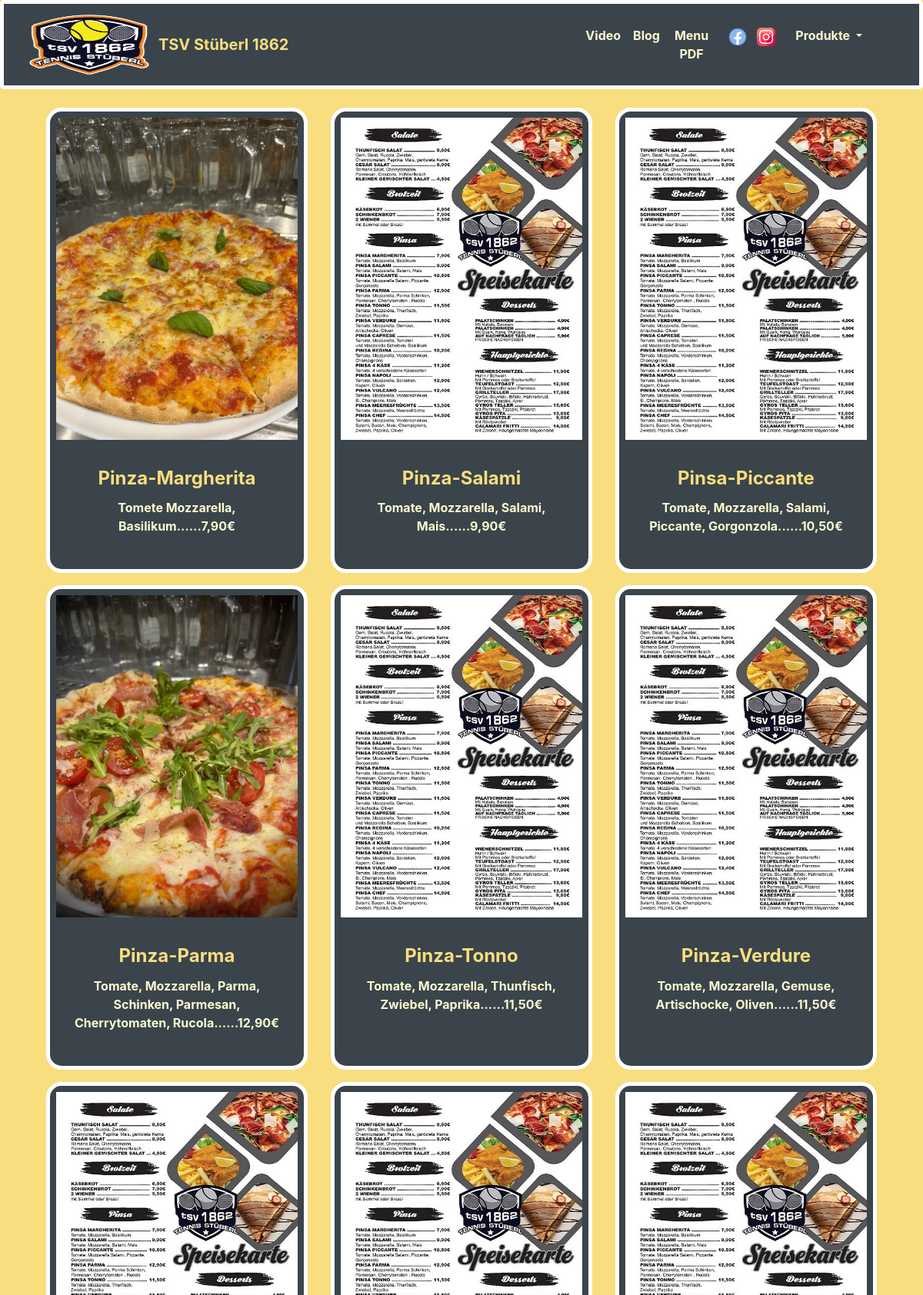
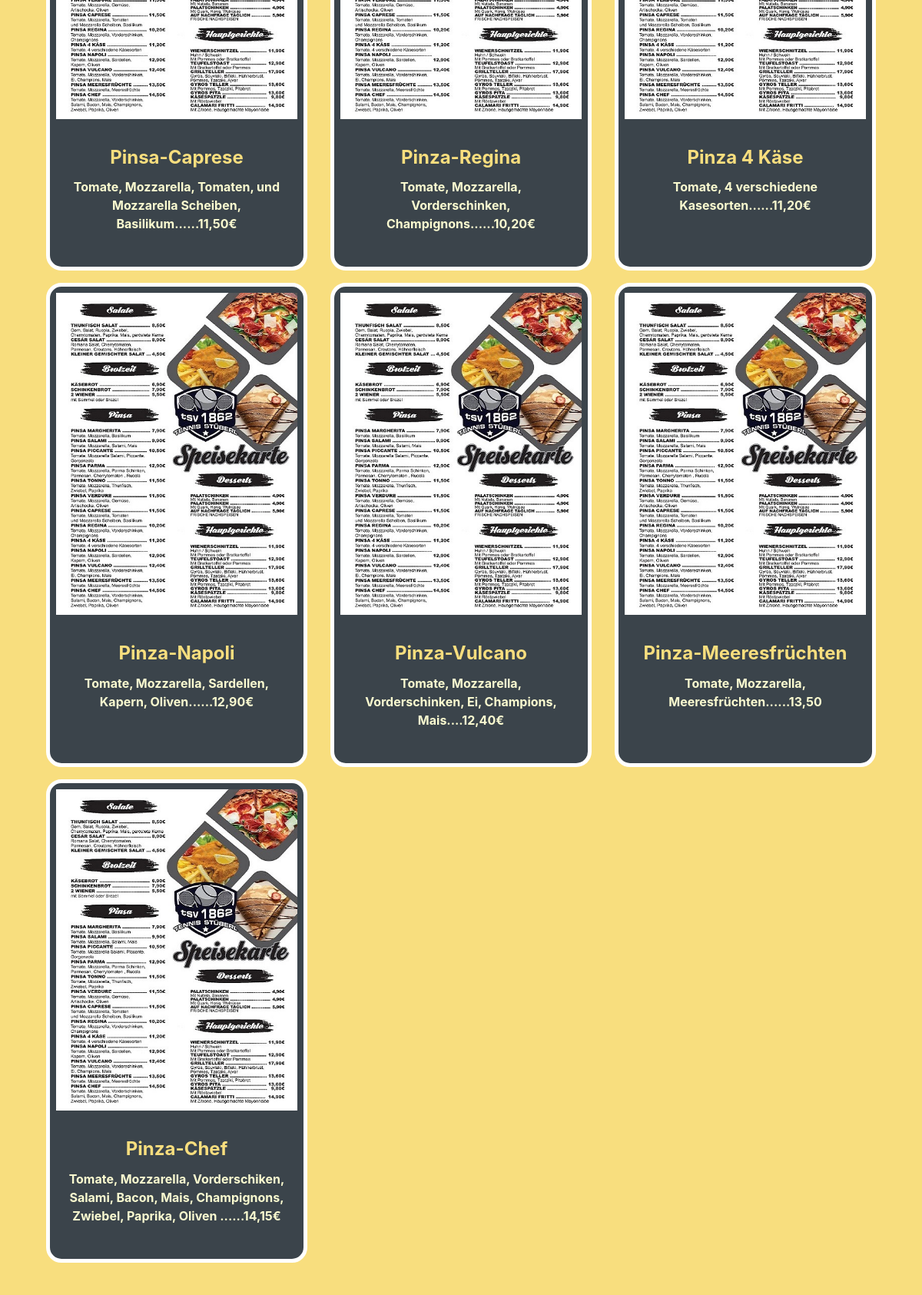
/pinza_app/pinza/ (upper part), run on the app's committed database (2 pictures, top to bottom).
### pinza_app/models.py (models this page shows, shortened)
class Pinza(models.Model):
    title = models.CharField(max_length=100)
    description = models.CharField(max_length=250)
    image = models.ImageField(upload_to='portfolio/images/')
    url = models.URLField(blank=True)

### pinza_app/views.py (the view)
# urls.py: path('pinza/', views.pinza, name='pinza'),  # URL za prikazivanje video sadržaja
def pinza(reguest):
    pinza = Pinza.objects.all()
    return render(reguest, 'pinza.html', {"pinza": pinza})

### pinza_app/templates/pinza.html
{% extends "portfolio/base.html" %}
{% load static %}
{% block content %}
<br>
<div class="container">
  <div class="row">
    {% for pinza in pinza %}
      <div class="col-lg-4 col-md-6 mb-3">
  <div class="card mb-4 h-100" style="background-color:  #3b444b;">
    {% if pinza.url %}
      <a href="{{ pinza.url }}">
        <img src="{{ pinza.image.url }}" class="card-img-top image-frame mb-2 p-2">
      </a>
    {% else %}
      <img src="{{ pinza.image.url }}" class="card-img-top image-frame mb-2 p-2">
    {% endif %}
    <div class="card-body">
      <h5 class="card-title text-center text-white">{{ pinza.title }}</h5>
      <p class="card-text text-center text-white">{{ pinza.description }}</p>
    </div>
  </div>
</div>
    {% endfor %}
  </div>
</div>
<br><br><br><br><br><br><br>
{% endblock %}

### portfolio/static/css/custom.css (style rules this page uses)
@media (min-width: 992px) { .card { border: 5px solid white ; border-radius: 20px; padding: 0px; background-color: #3b444b !important; } }
@media (min-width: 992px) { .card-title { font-size: 30px; } }
@media (min-width: 992px) { .card-text { font-size: 20px; } }
@media (min-width: 992px) { .card .card-title { font-size: 24px; color: #F8DE7E !important; font-weight: bold; } }
@media (min-width: 992px) { .card .card-text { font-size: 16px; color: #fbfbd0 !important; font-weight: bold; } }
@media (min-width: 992px) { .card-img-top { max-width: 100%; height: auto; } }
@media (min-width: 992px) { .card img { max-width: 100%; height: auto; } }
body { background-color: #F8DE7E; }

### data on the page
Pinza: image (picture), title "Pinza-Margherita", description "Tomete Mozzarella, Basilikum......7,90€"
Pinza: image (picture), title "Pinza-Salami", description "Tomate, Mozzarella, Salami, Mais......9,90€"
Pinza: image (picture), title "Pinsa-Piccante", description "Tomate, Mozzarella, Salami, Piccante, Gorgonzola......10,50€"
Pinza: image (picture), title "Pinza-Parma", description "Tomate, Mozzarella, Parma, Schinken, Parmesan, Cherrytomaten, Rucola......12,90€"
Pinza: image (picture), title "Pinza-Tonno", description "Tomate, Mozzarella, Thunfisch, Zwiebel, Paprika......11,50€"
Pinza: image (picture), title "Pinza-Verdure", description "Tomate, Mozzarella, Gemuse, Artischocke, Oliven......11,50€"
Pinza: image (picture), title "Pinsa-Caprese", description "Tomate, Mozzarella, Tomaten, und Mozzarella Scheiben, Basilikum......11,50€"
Pinza: image (picture), title "Pinza-Regina", description "Tomate, Mozzarella, Vorderschinken, Champignons......10,20€"
Pinza: image (picture), title "Pinza 4 Käse", description "Tomate, 4 verschiedene Kasesorten......11,20€"
Pinza: image (picture), title "Pinza-Napoli", description "Tomate, Mozzarella, Sardellen, Kapern, Oliven......12,90€"
Pinza: image (picture), title "Pinza-Vulcano", description "Tomate, Mozzarella, Vorderschinken, Ei, Champions, Mais....12,40€"
Pinza: image (picture), title "Pinza-Meeresfrüchten", description "Tomate, Mozzarella, Meeresfrüchten......13,50"
Pinza: image (picture), title "Pinza-Chef", description "Tomate, Mozzarella, Vorderschiken, Salami, Bacon, Mais, Champignons, Zwiebel, Paprika, Oliven ......14,15€"
